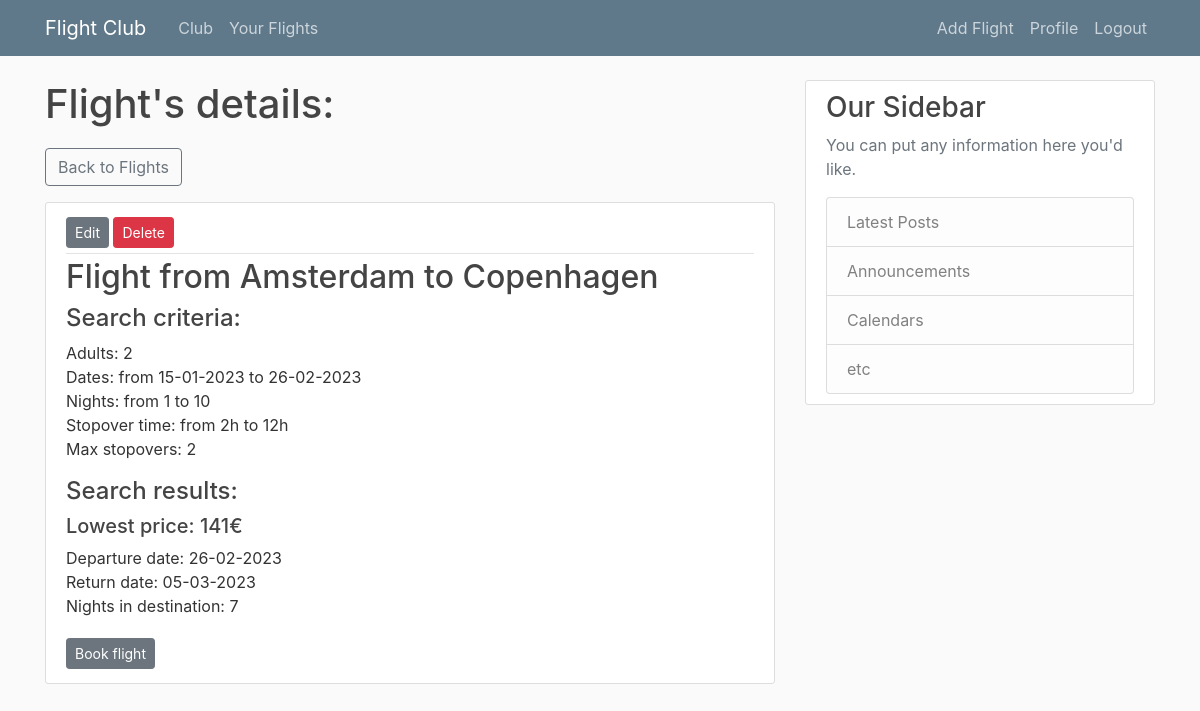
Screenshot of /flights-list/64/ (signed in) with the database file from the repository.
### web/models.py (models this page shows, shortened)
class FlightDetails(models.Model):
    objects = models.Manager()
    CITIES_CHOICES = [(str(city), str(city)) for city in sorted(list(cities_and_codes.keys()))]
    ADULTS_CHOICES = [(i, i) for i in range(1,10)]
    STOPOVER_CHOICES = [(str(i), str(i)) for i in range(1,49)]
    title = models.CharField(max_length=50, blank=True)
    slug = models.SlugField(blank=True, null=True)
    user = models.ForeignKey(User, on_delete=models.CASCADE)
    fly_from = models.CharField(max_length=30, choices=CITIES_CHOICES)
    fly_to = models.CharField(max_length=30, choices=CITIES_CHOICES)
    from_date = models.DateField(null=True)
    to_date = models.DateField(null=True)
    min_nights = models.IntegerField(null=True)
    max_nights = models.IntegerField(null=True)
    max_sector_stopovers = models.IntegerField(null=True)
    adults = models.IntegerField(choices=ADULTS_CHOICES, null=True)
    stopover_from = models.CharField(max_length=30, choices=STOPOVER_CHOICES, null=True)
    stopover_to = models.CharField(max_length=30, choices=STOPOVER_CHOICES, null=True)
    iata_city_from = models.CharField(max_length=3, blank=True)
    iata_city_to = models.CharField(max_length=3, blank=True)
    price = models.IntegerField(blank=True, null=True)
    iata_port_from = models.CharField(max_length=3, blank=True, null=True)
    iata_port_to = models.CharField(max_length=3, blank=True, null=True)
    nights = models.IntegerField(blank=True, null=True)
    departure_date = models.DateField(blank=True, null=True)
    arrival_date = models.DateField(blank=True, null=True)
    tequila_affiliate_link = models.TextField(blank=True, null=True)

### web/views.py (the view)
# urls.py: path('flights-list/<int:pk>/', FlightDetailView.as_view(), name='flight-detail'),
class FlightDetailView(LoginRequiredMixin, UserPassesTestMixin, DetailView):
    model = FlightDetails
    template_name = 'web/flight_detail.html'
    def test_func(self):
        flight = self.get_object()
        return self.request.user == flight.user

### web/templates/web/flight_detail.html
{% extends "web/base.html" %}
{% block content %}
    <h1 class="mb-3">Flight's details:</h1>
    <a class="btn btn-outline-secondary mt-1 mb-3" href="{% url 'flights-list' %}">Back to Flights</a>
        <article class="media content-section">
          <div class="media-body">
            <div class="article-metadata">
                <div>
                  <a class="btn btn-secondary btn-sm my-1" href="{% url 'flight-update' object.id %}">Edit</a>
                  <a class="btn btn-danger btn-sm my-1" href="{% url 'flight-delete' object.id %}">Delete</a>
                </div>
            </div>
                <h2>Flight from {{ object.title }}</h2>
                <h4>Search criteria:</h4>
                <p>Adults: {{ object.adults }}<br>
                   Dates: from {{ object.from_date|date:'d-m-Y' }} to {{ object.to_date|date:'d-m-Y' }}<br>
                   Nights: from {{ object.min_nights }} to {{ object.max_nights }}<br>
                   Stopover time: from {{ object.stopover_from }}h to {{ object.stopover_to }}h<br>
                   Max stopovers: {{ object.max_sector_stopovers}}<br>
                </p>
                {% if object.price != Null %}
                    <h4>Search results:</h4>
                    <h5>Lowest price: {{ object.price }}€</h5>
                    <p>Departure date: {{ object.departure_date|date:'d-m-Y' }}<br>
                       Return date: {{ object.arrival_date|date:'d-m-Y' }}<br>
                       Nights in destination: {{ object.nights }}<br>
                    </p>
                    <a class="btn btn-secondary btn-sm my-1" href="{{ object.tequila_affiliate_link }}">Book flight</a>
                {% else %}
                    <h4>No results for these criteria.</h4>
                {% endif %}
          </div>
        </article>
{% endblock content %}

### web/static/web/main.css (style rules this page uses)
body { background: #fafafa; color: #333333; margin-top: 5rem; }
h1, h2, h3, h4, h5, h6 { color: #444444; }
.content-section { background: #ffffff; padding: 10px 20px; border: 1px solid #dddddd; border-radius: 3px; margin-bottom: 20px; }
.article-metadata { padding-bottom: 1px; margin-bottom: 4px; border-bottom: 1px solid #e3e3e3 }

### rows the page displays
FlightDetails: title "Amsterdam to Copenhagen", adults "2", from_date "15-01-2023", to_date "26-02-2023", min_nights "1", max_nights "10", stopover_from "2", stopover_to "12", max_sector_stopovers "2", price "141", departure_date "26-02-2023", arrival_date "05-03-2023", nights "7"
